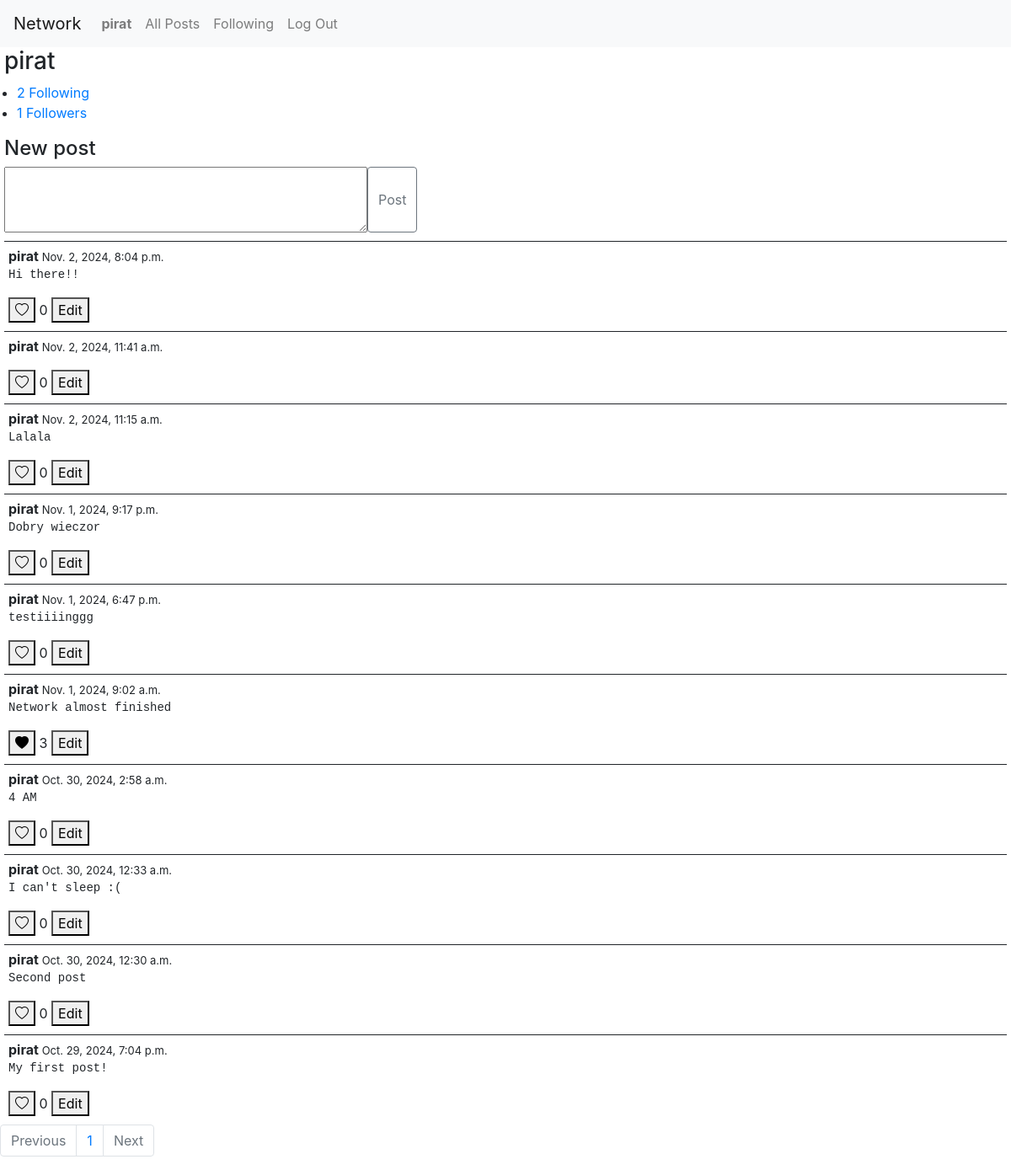
The page /user/2/ (signed in) on the database its author committed.
### network/models.py (models this page shows, shortened)
class User(AbstractUser):
    following = models.ManyToManyField("self", symmetrical=False, related_name="followers")

class Post(models.Model):
    user = models.ForeignKey(User, on_delete=models.CASCADE, related_name="posts")
    body = models.TextField(blank=True)
    timestamp = models.DateTimeField(auto_now_add=True)
    likes = models.ManyToManyField(User, blank=True, related_name="liked_posts")

### network/views.py (the view)
# urls.py: path("user/<int:id>/", views.user_profile, name="user_profile"),
def user_profile(request, id):
    owner = User.objects.get(pk=id)
    posts = Post.objects.filter(user=owner).order_by("-timestamp")
    paginator, page = paginate_queryset(request, posts)
    if request.user.is_authenticated:
        is_following = request.user.following.filter(pk=owner.id).exists()
        return render(request, "network/profile.html",{
            "paginator": paginator,
            "owner": owner,
            "page_data": page,
            "is_following": is_following
            })
    else:
        return render(request, "network/profile.html",{
            "paginator": paginator,
            "owner": owner,
            "page_data": page
            })

### network/utils.py (called while the page is built)
def paginate_queryset(request, queryset, per_page=10):
    paginator = Paginator(queryset, per_page)
    page_number = request.GET.get("page")
    page = paginator.get_page(page_number)
    return paginator, page

### network/templates/network/profile.html (shortened to what this page needs)
{% extends "network/layout.html" %}
{% load static %}
{% block body %}
<div class="profile">
    <div class=profile-info>
        <h3 class="username"> {{owner}} </h3>
    </div>
    <ul class="follow-info">
        <li><a href="{% url 'following' owner.id %}"> {{owner.following.count}} Following </a></li>
        <li><a id="followers" href="{% url 'followers' owner.id %}">{{owner.followers.count}} Followers </a> </li>
    </ul>
</div>
<div class="feed">
    {% if user.is_authenticated and user.id == owner.id%}
        <div class="post-container">
            <div class="new-post">
                <h4> New post </h4>
                <form id="post-form">
                    <textarea rows="3" cols="40" id="post-content" name="post-content"></textarea>
                    <button class="btn btn-outline-secondary" type="submit"> Post </button>
                </form>
            </div>
        </div>
    {% endif %}
    {% for post in page_data%}
    <div class="post" data-post-id="{{ post.id }}">
        <div>
            <b> {{owner}} </b>
            <span class="timestamp"> {{post.timestamp}} </span>
        </div>
        <pre class="post-body" >{{post.body}}</pre>
        {% if user.is_authenticated %}
            {% if user in post.likes.all %}
                <button class="like-btn" data-post-id="{{ post.id }}"><i class="bi bi-heart-fill"></i></button>
            {% else %}
                <button class="like-btn" data-post-id="{{ post.id }}"><i class="bi bi-heart"></i></button>
            {% endif %}
        {% else %}
            <button id="like-btn-disabled" class="like-btn" disabled data-tooltip="You must be logged in"><i class="bi bi-heart-fill"></i></button>
        {% endif %}
    <span class="like-count" data-post-id="{{ post.id }}">{{ post.likes.count }}</span>
        {% if user.is_authenticated and user.id == owner.id %}
            <button class="edit-button" data-post-id="{{ post.id }}"> Edit </button>
        {% endif %}
    </div>
    {% endfor %}
</div>
<ul class="pagination">
    {% if page_data.has_previous %}
        <a class="page-link" href="/user/{{owner.id}}/?page={{page_data.previous_page_number}}">Previous</a>
    {% else %}
    <li class="page-item disabled">
        <a class="page-link" tabindex="-1">Previous</a>
    </li>
    {% endif %}
    {% for page in paginator.page_range %}
        <li class="page-item"><a class="page-link" href="/user/{{owner.id}}/?page={{page}}">{{page}}</a></li>
    {% endfor %}
    {% if page_data.has_next %}
        <a class="page-link" id="next-page" href="/user/{{owner.id}}/?page={{page_data.next_page_number}}">Next</a>
    {% else %}
        <li class="page-item disabled">
            <a class="page-link" >Next</a>
        </li>
    {% endif %}
</ul>
{% endblock %}

### network/templates/network/layout.html (shortened to what this page needs)
{% load static %}
<!DOCTYPE html>
<html lang="en">
    <head>
        <link rel="stylesheet" href="https://stackpath.bootstrapcdn.com/bootstrap/4.4.1/css/bootstrap.min.css">
        <link href="{% static 'network/styles.css' %}?v={% now 'U' %}" rel="stylesheet">
        <link rel="stylesheet" href="https://cdn.jsdelivr.net/npm/bootstrap-icons@1.11.3/font/bootstrap-icons.min.css">
    </head>
    <body>
        <nav class="navbar navbar-expand-lg navbar-light bg-light">
            <a class="navbar-brand" href="{% url 'index' %}">Network</a>
            <div>
              <ul class="navbar-nav mr-auto">
                {% if user.is_authenticated %}
                    <li class="nav-item">
                        <a class="nav-link" href="{% url 'user_profile' user.id %}"><strong>{{ user.username }}</strong></a>
                    </li>
                {% endif %}
                <li class="nav-item">
                  <a class="nav-link" href="{% url 'index' %}">All Posts</a>
                </li>
                {% if user.is_authenticated %}
                    <li class="nav-item">
                        <a href="{% url 'following' user.id %}" class="nav-link">Following</a>
                    </li>
                    <li class="nav-item">
                        <a class="nav-link" href="{% url 'logout' %}">Log Out</a>
                    </li>
                {% endif %}
              </ul>
            </div>
          </nav>
        <div class="body">
            {% block body %}
            {% endblock %}
        </div>
    </body>
</html>

### network/static/network/styles.css (style rules this page uses)
.post { border-top: 1px solid; padding: 5px; margin: 5px }
.post-container { margin-left: 5px; margin-bottom: 10px; margin-top: 10px; }
#post-form { display:flex }
.profile { margin-left: 5px; }
.profile-info { display: flex; }
.follow-info { margin-left: -25px }
.timestamp { font-size: small; }

### rows shown on the page
User: username "pirat", following.count "2", followers.count "1"
Post: timestamp "Nov. 2, 2024, 8:04 p.m.", body "Hi there!!", likes.count "0"
Post: timestamp "Nov. 2, 2024, 11:41 a.m.", likes.count "0"
Post: timestamp "Nov. 2, 2024, 11:15 a.m.", body "Lalala", likes.count "0"
Post: timestamp "Nov. 1, 2024, 9:17 p.m.", body "Dobry wieczor", likes.count "0"
Post: timestamp "Nov. 1, 2024, 6:47 p.m.", body "testiiiinggg", likes.count "0"
Post: timestamp "Nov. 1, 2024, 9:02 a.m.", body "Network almost finished", likes.count "3"
Post: timestamp "Oct. 30, 2024, 2:58 a.m.", body "4 AM", likes.count "0"
Post: timestamp "Oct. 30, 2024, 12:33 a.m.", body "I can't sleep :(", likes.count "0"
Post: timestamp "Oct. 30, 2024, 12:30 a.m.", body "Second post", likes.count "0"
Post: timestamp "Oct. 29, 2024, 7:04 p.m.", body "My first post!", likes.count "0"

### other values the page prints
{{ page }} "1"
